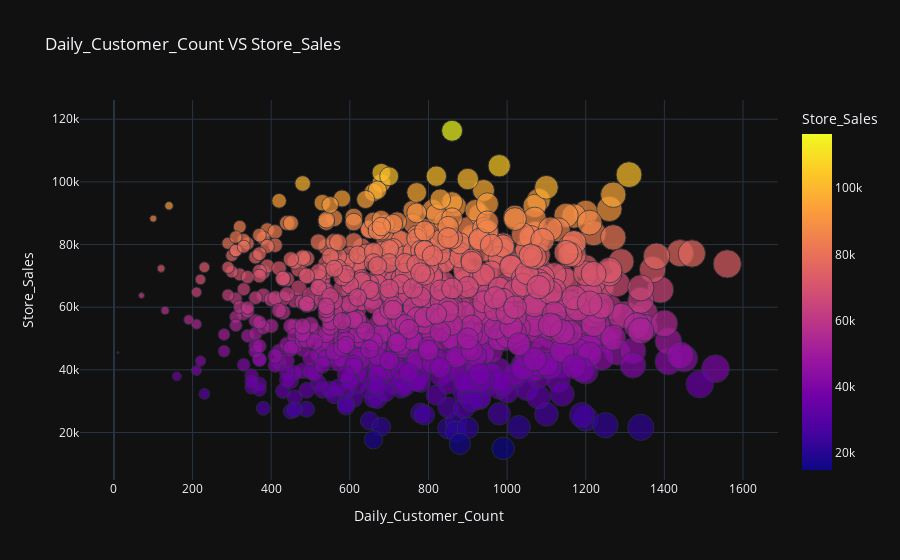

This figure's notebook cell:
### Code cell
px.scatter(df, df.Daily_Customer_Count, df.Store_Sales, size='Daily_Customer_Count', color='Store_Sales', 
template='plotly_dark', title='Daily_Customer_Count VS Store_Sales', color_continuous_scale=px.colors.sequential.Plasma)

### Figure 1 — Plotly figure (JSON) as saved in the notebook; plotly's stock layout.template omitted (floating-point values rounded to 4 significant figures; data arrays with more than 128 entries replaced by an {"elided": "..."} marker saying what was removed)
{"data": [{"hovertemplate": "Daily_Customer_Count=%{marker.size}<br>Store_Sales=%{marker.color}<extra></extra>", "legendgroup": "", "marker": {"color": {"elided": "896 int values"}, "coloraxis": "coloraxis", "size": {"elided": "896 int values"}, "sizemode": "area", "sizeref": 3.9, "symbol": "circle"}, "mode": "markers", "name": "", "orientation": "v", "showlegend": false, "type": "scatter", "x": {"elided": "896 int values"}, "xaxis": "x", "y": {"elided": "896 int values"}, "yaxis": "y"}], "layout": {"coloraxis": {"colorbar": {"title": {"text": "Store_Sales"}}, "colorscale": [[0, "#0d0887"], [0.1111, "#46039f"], [0.2222, "#7201a8"], [0.3333, "#9c179e"], [0.4444, "#bd3786"], [0.5556, "#d8576b"], [0.6667, "#ed7953"], [0.7778, "#fb9f3a"], [0.8889, "#fdca26"], [1, "#f0f921"]]}, "legend": {"itemsizing": "constant", "tracegroupgap": 0}, "title": {"text": "Daily_Customer_Count VS Store_Sales"}, "xaxis": {"anchor": "y", "domain": [0, 1], "title": {"text": "Daily_Customer_Count"}}, "yaxis": {"anchor": "x", "domain": [0, 1], "title": {"text": "Store_Sales"}}}}
